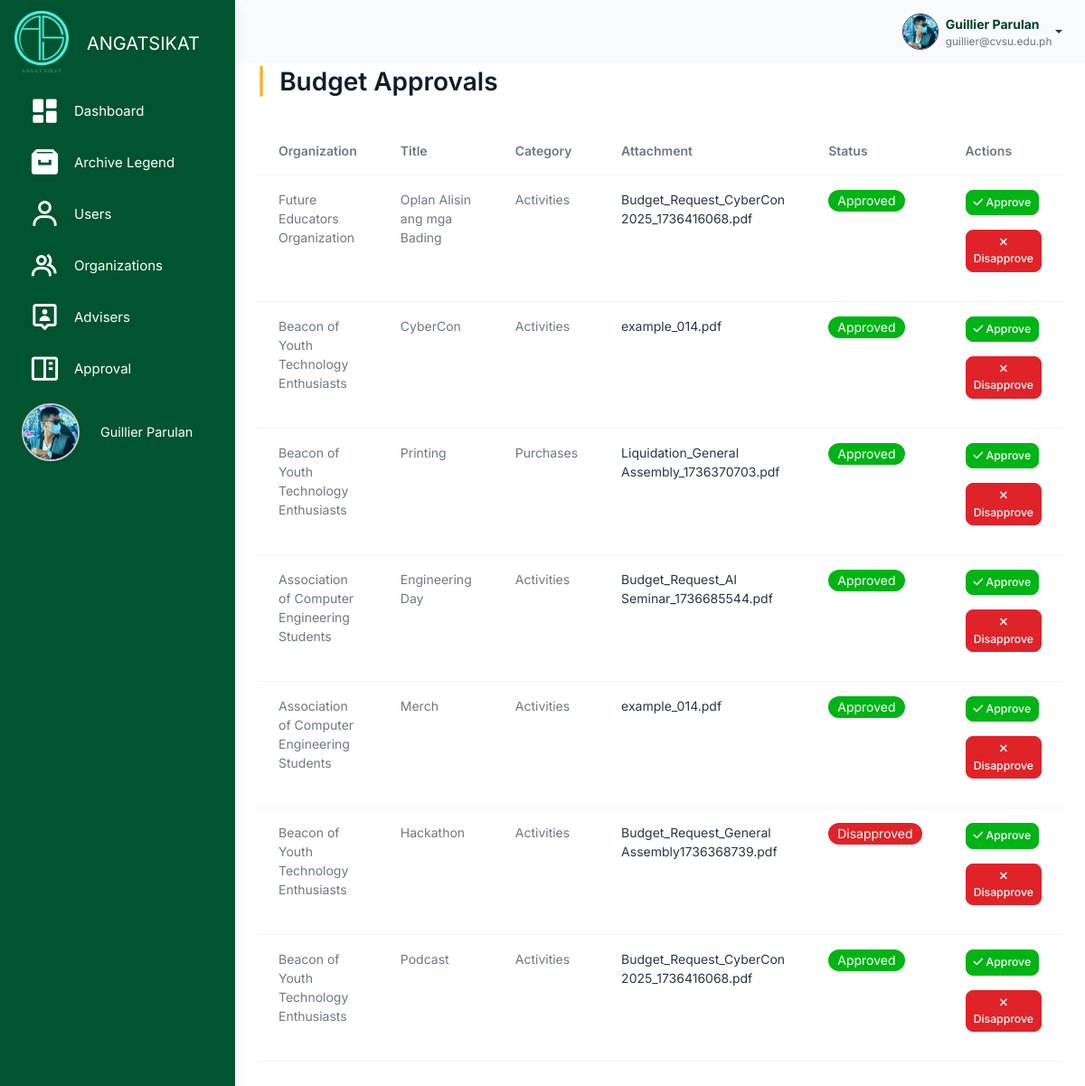
The page /src/budget_management/admin_budget_approval_table.php (signed in) on the database as committed earlier.
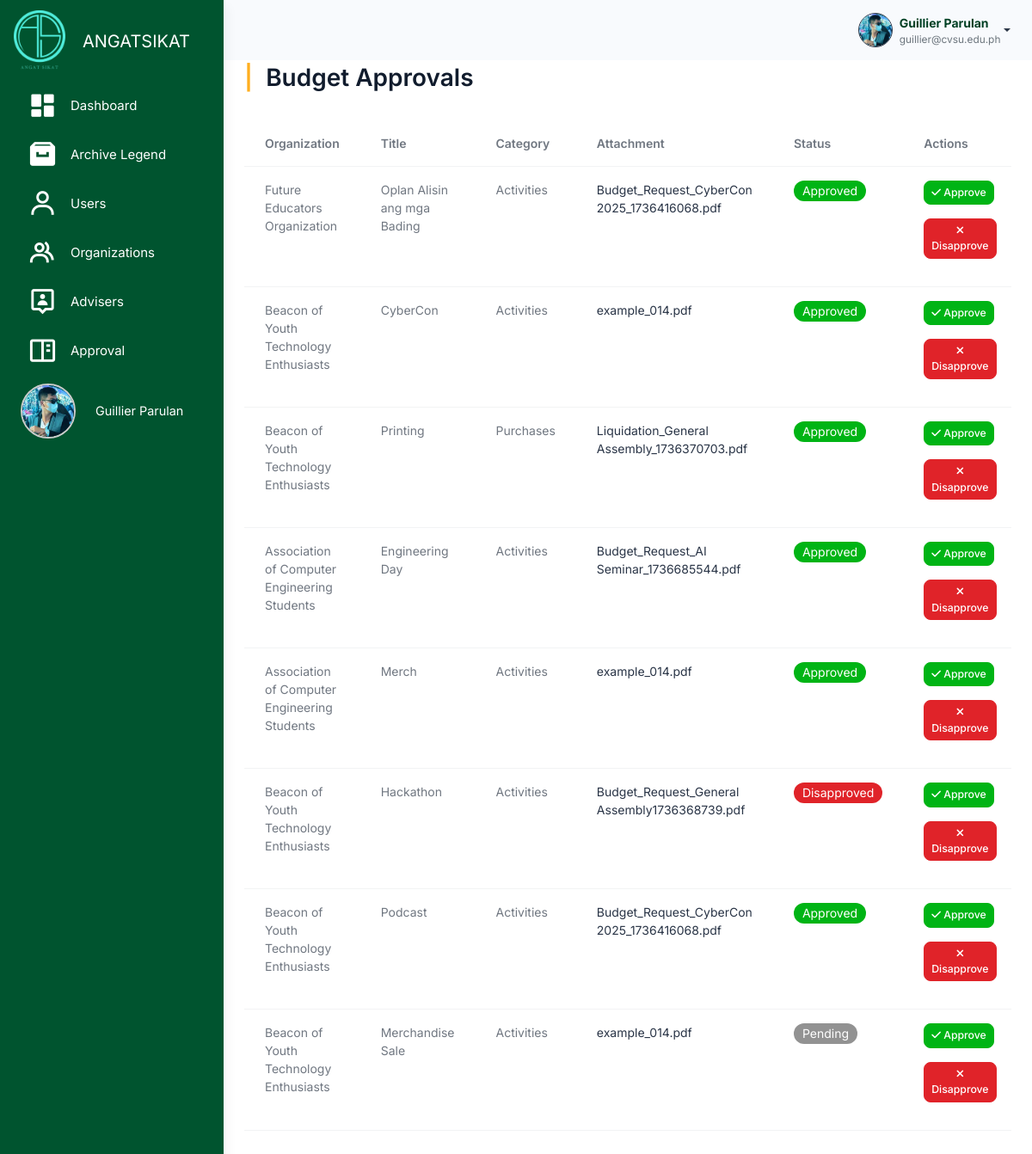
The same page on the database as committed later.
### tables this page shows
CREATE TABLE `users` (
  `user_id` int(11) NOT NULL,
  `username` varchar(100) NOT NULL,
  `password` varchar(255) NOT NULL,
  `profile_picture` varchar(255) NOT NULL,
  `first_name` varchar(255) NOT NULL,
  `last_name` varchar(255) NOT NULL,
  `email` varchar(100) NOT NULL,
  `role` enum('admin','officer','member') NOT NULL,
  `organization_id` int(11) DEFAULT NULL,
  `archived` tinyint(1) DEFAULT 0,
  `created_at` timestamp NOT NULL DEFAULT current_timestamp(),
  `position` enum('President','Treasurer') NOT NULL,
  `failed_attempts` int(11) DEFAULT 0,
  `is_locked` tinyint(1) DEFAULT 0,
  `last_failed_attempt` datetime DEFAULT NULL
);

CREATE TABLE `budget_approvals` (
  `approval_id` int(11) NOT NULL,
  `title` varchar(255) NOT NULL,
  `category` varchar(255) NOT NULL,
  `attachment` varchar(255) DEFAULT NULL,
  `status` enum('Pending','Approved','Disapproved') DEFAULT 'Pending',
  `organization_id` int(11) NOT NULL,
  `created_at` timestamp NOT NULL DEFAULT current_timestamp(),
  `archived` tinyint(1) DEFAULT 0
);

CREATE TABLE `organizations` (
  `organization_id` int(11) NOT NULL,
  `organization_name` varchar(255) NOT NULL,
  `acronym` varchar(100) NOT NULL,
  `organization_logo` varchar(255) DEFAULT NULL,
  `organization_members` int(11) NOT NULL DEFAULT 0,
  `organization_status` enum('Probationary','Level I','Level II') NOT NULL DEFAULT 'Probationary',
  `organization_color` varchar(7) DEFAULT NULL,
  `archived` tinyint(1) DEFAULT 0,
  `created_at` timestamp NOT NULL DEFAULT current_timestamp(),
  `balance` decimal(15,2) DEFAULT 0.00,
  `beginning_balance` decimal(15,2) DEFAULT 0.00,
  `income` decimal(15,2) DEFAULT 0.00,
  `expense` decimal(15,2) DEFAULT 0.00,
  `cash_on_bank` decimal(15,2) DEFAULT 0.00,
  `cash_on_hand` decimal(15,2) DEFAULT 0.00
);

### src/user_query.php (called while the page is built, shortened)
<?php
$user_id = $_SESSION['user_id'];
$user_query = "SELECT * FROM users WHERE user_id = '$user_id'";
$user_result = mysqli_query($conn, $user_query);
if ($user_result && mysqli_num_rows($user_result) > 0) {
    $user = mysqli_fetch_assoc($user_result);
    $firstname = $user['first_name'];
    $lastname = $user['last_name'];
    $fullname = $firstname . ' ' . $lastname;
    $email = $user['email'];
    $profile_picture = $user['profile_picture'];
} else {
    echo "Error fetching user data: " . mysqli_error($conn);
    exit();
}
?>

### src/budget_management/admin_budget_approval_table.php (the view, shortened to what this page needs)
<?php
include 'connection.php';
include '../user_query.php';
?>
<!DOCTYPE html>
<html lang="en">
<head>
    <link rel="stylesheet" href="../assets/css/styles.min.css" />
    <link rel="stylesheet" href="../budget_management/css/budget.css" />
    <link rel="stylesheet" href="css/activities.css" />
    <link href="https://unpkg.com/boxicons@2.1.4/css/boxicons.min.css" rel="stylesheet" />
    <link rel="stylesheet" href="https://cdnjs.cloudflare.com/ajax/libs/font-awesome/6.6.0/css/all.min.css">
    <link rel="stylesheet" href="https://cdn.datatables.net/2.1.7/css/dataTables.bootstrap.min.css" />
</head>
<body>
     <div class="page-wrapper" id="main-wrapper" data-layout="vertical" data-navbarbg="skin6" data-sidebartype="full"
        data-sidebar-position="fixed" data-header-position="fixed">
        <aside class="left-sidebar" id="sidebar">
            <div>
                <div class="brand-logo d-flex align-items-center justify-content-between">
                    <a class="text-nowrap logo-img">
                        <img src="../assets/images/logos/neon_sikat.png" alt="Angat Sikat Logo" class="logo contain"
                            style="width: 60px; height: auto;" />
                    </a>
                    <span class="logo-text">ANGATSIKAT</span>
                </div>
                <nav class="sidebar-nav scroll-sidebar" data-simplebar="">
                    <ul id="sidebarnav">
                        <li class="sidebar-item">
                            <a class="sidebar-link" href="../dashboard/admin_dashboard.php" aria-expanded="false">
                                <i class="bx bxs-dashboard" style="color: #fff; font-size: 35px;"></i>
                                <span class="hide-menu">Dashboard</span>
                            </a>
                        </li>
                        <li class="sidebar-item">
                            <a class="sidebar-link" href="../archive/archive_legend.php" aria-expanded="false">
                                <i class="bx bxs-archive" style="color: #fff; font-size: 35px;"></i>
                                <span class="hide-menu">Archive Legend</span>
                            </a>
                        </li>
                        <li class="sidebar-item">
                            <a class="sidebar-link" href="../user_management/users.php" aria-expanded="false"
                                data-tooltip="Users">
                                <i class="bx bx-user" style="color: #fff; font-size: 35px;"></i>
                                <span class="hide-menu">Users</span>
                            </a>
                        </li>
                        <li class="sidebar-item">
                            <a class="sidebar-link" href="../organization_management/organizations.php" aria-expanded="false"
                                data-tooltip="Organizations">
                                <i class="bx bx-group" style="color: #fff; font-size: 35px;"></i>
                                <span class="hide-menu">Organizations</span>
                            </a>
                        </li>
                        <li class="sidebar-item">
                            <a class="sidebar-link" href="../adviser_management/advisers.php" aria-expanded="false"
                                data-tooltip="Events">
                                <i class="bx bx-user-pin" style="color: #fff; font-size: 35px;"></i>
                                <span class="hide-menu">Advisers</span>
                            </a>
                        </li>
                        <li class="sidebar-item">
                            <a class="sidebar-link" href="../budget_management/admin_budget_approval_table.php" aria-expanded="false"
                                data-tooltip="Events">
                                <i class="bx bx-book-content" style="color: #fff; font-size: 35px;"></i>
                                <span class="hide-menu">Approval</span>
                            </a>
                        </li>
                        <li class="sidebar-item profile-container">
                            <a class="sidebar-link" href="../user/admin_profile.php" aria-expanded="false"
                                data-tooltip="Profile" style="display: flex; align-items: center; padding: 0.5rem;">
                                <div class="profile-pic-border"
                                    style="height: 4rem; width: 4rem; display: flex; justify-content: center; align-items: center; overflow: hidden; border-radius: 50%; border: 2px solid #ccc;">
                                    <img src="<?php echo !empty($profile_picture) ? '../user/' . htmlspecialchars($profile_picture) : '../user/uploads/default.png'; ?>"
                                        alt="Profile Picture" class="profile-pic"
                                        style="height: 100%; width: 100%; object-fit: cover;" />
                                </div>
                                <span class="profile-name" style="margin-left: 0.5rem; font-size: 0.9rem;">
                                    <?php echo htmlspecialchars($user['first_name']) . ' ' . htmlspecialchars($user['last_name']); ?>
                                </span>
                            </a>
                        </li>
                    </ul>
                </nav>
            </div>
        </aside>
        <div class="body-wrapper">
            <header class="app-header">
                <nav class="navbar navbar-expand-lg navbar-light">
                    <div class="navbar-collapse justify-content-end px-0" id="navbarNav">
                        <ul class="navbar-nav flex-row ms-auto align-items-center justify-content-end">
                            <li class="nav-item dropdown">
                                <div class="dropdown">
                                    <a href="#" class="dropdown-toggle d-flex align-items-center"
                                        data-bs-toggle="dropdown" aria-expanded="false" style="text-decoration: none;">
                                        <img class="border border-dark rounded-circle"
                                            src="<?php echo !empty($profile_picture) ? '../user/' . $profile_picture : '../user/uploads/default.png'; ?>"
                                            alt="Profile"
                                            style="width: 40px; height: 40px; margin-left: 10px; object-fit: cover;">
                                        <div class="d-flex flex-column align-items-start ms-2">
                                            <span style="font-weight: bold; color: #004024;">
                                                <?php echo htmlspecialchars($fullname); ?>
                                            </span>
                                            <span style="font-size: 0.85em; color: #6c757d;">
                                                <?php echo htmlspecialchars($email); ?>
                                            </span>
                                        </div>
                                    </a>
                                </div>
                            </li>
                        </ul>
                    </div>
                </nav>
            </header>
    <div class="container p-4" style="margin-top: 50px;">
        <h2><span class="text-warning fw-bold me-2">|</span> Budget Approvals</h2>
        <div class="table-responsive">
            <table class="table mt-4" id="approvalsTable">
                <thead>
                    <tr>
                        <th>Organization</th>
                        <th>Title</th>
                        <th>Category</th>
                        <th>Attachment</th>
                        <th>Status</th>
                        <th>Actions</th>
                    </tr>
                </thead>
                <tbody>
                    <?php
                    $query = "
                        SELECT b.*, o.organization_name
                        FROM budget_approvals b
                        JOIN organizations o ON b.organization_id = o.organization_id";
                    $result = mysqli_query($conn, $query);
                    while ($row = mysqli_fetch_assoc($result)) {
                        $organization = $row['organization_name'];
                        $title = $row['title'];
                        $category = $row['category'];
                        $attachment = $row['attachment'];
                        $id = $row['approval_id'];
                        ?>
                        <tr>
                            <td>
                                <?php echo htmlspecialchars($organization); ?>
                            </td>
                            <td>
                                <?php echo htmlspecialchars($title); ?>
                            </td>
                            <td>
                                <?php echo htmlspecialchars($category); ?>
                            </td>
                            <td>
                                <a href="uploads/<?php echo htmlspecialchars($attachment); ?>"
                                    class='link-offset-2 link-underline link-underline-opacity-0' target="_blank">
                                    <?php echo htmlspecialchars($attachment); ?>
                                </a>
                            </td>
                            <td>
                                <?php
                                if ($row['status'] == 'Pending') {
                                    echo " <span class='badge rounded-pill pending'> ";
                                } else if ($row['status'] == 'Approved') {
                                    echo " <span class='badge rounded-pill approved'> ";
                                } else if ($row['status'] == 'Disapproved') {
                                    echo " <span class='badge rounded-pill disapproved'> ";
                                }
                                echo ucfirst($row['status']);
                                ?>
                                </span>
                            </td>
                            <td>
                                <button type="button" class="btn btn-sm btn-success mb-3"
                                        data-bs-toggle="modal"
                                        data-bs-target="#confirmationModal"
                                        data-action="approve"
                                        data-id="<?php echo $id; ?>">
                                    <i class="fa-solid fa-check"></i> Approve
                                </button>
                                <button type="button" class="btn btn-sm btn-danger mb-3"
                                        data-bs-toggle="modal"
                                        data-bs-target="#confirmationModal"
                                        data-action="disapprove"
                                        data-id="<?php echo $id; ?>">
                                    <i class="fa-solid fa-xmark"></i> Disapprove
                                </button>
                            </td>
                        </tr>
                        <?php
                    }
                    ?>
                </tbody>
            </table>
        </div>
    </div>
    </div>
    </div>
</body>
</html>

### src/budget_management/css/budget.css (style rules this page uses)
.container { padding-top: 20px; background-color: #fff; border-radius: 10px; box-shadow: 0 4px 8px rgba(0, 0, 0, 0.1); }
table { table-layout: auto; max-width: 100%; height: auto; border-collapse: collapse; }
.btn-success { background-color: #00b415; border-color: #00b415; }
.btn-danger { background-color: #e02329; border-color: #e02329; color: #fff; }
.badge.rounded-pill.approved { background-color: #00b415; color: #fff; }
.badge.rounded-pill.disapproved { background-color: #e02329; color: #fff; }
.badge.rounded-pill.pending { background-color: #929292; color: #fff; }

### src/activity_management/css/activities.css (style rules this page uses)
:root { --bs-font-sans-serif: "Inter", sans-serif; --bs-primary: #ffb000; --bs-secondary: #6c757d; --bs-danger: #ff6692; --bs-body-font-size: 0.875rem; --bs-body-font-weight: 400; --bs-body-line-height: 1.5; --bs-body-color: #111c2d99; --bs-body-bg: #fff; --bs-border-color: #e4ebf0; --bs-heading-color: #111c2d; --bs-border-radius: 7px; --bs-gutter-x: 24px; --bs-btn-font-size: 0.875rem; --bs-card-spacer-y: 30px; --bs-card-spacer-x: 30px; --bs-card-border-width: 0px; --bs-success-rgb: 19,222,185; --bs-primary-rgb: 255, 176, 0; --bs-light-rgb: 246,249,252; --bs-dark-rgb: 42,53,71; }
.container { padding-top: 20px; background-color: #fff; border-radius: 10px; box-shadow: 0 4px 8px rgba(0, 0, 0, 0.1); }
table { table-layout: auto; max-width: 100%; height: auto; border-collapse: collapse; }
.btn-success { background-color: #00b415; border-color: #00b415; }
.badge.rounded-pill.approved { background-color: #00b415; color: #fff; }
.badge.rounded-pill.disapproved { background-color: #e02329; color: #fff; }
.badge.rounded-pill.pending { background-color: #929292; color: #fff; }

### src/budget_management/admin_budget_approval_table.php (style rules this page uses)
#sidebar>div>div>span { color: #fff; font-size: 20px; position: absolute; margin-left: 80px; }
#sidebarnav>li>a>span { color: #fff; }
.sidebar-link { position: relative; cursor: pointer; }
.scroll-sidebar { overflow: auto; }
.scroll-sidebar { -ms-overflow-style: none; scrollbar-width: none; }
.body-wrapper { height: 100vh; overflow-x: hidden; overflow-y: auto; background-color: white; }

Rows that differ between the two databases and show on the page:
added budget_approvals: organization.organization_name "Beacon of Youth Technology Enthusiasts", title "Merchandise Sale", category "Activities", attachment "example_014.pdf", status "Pending"
